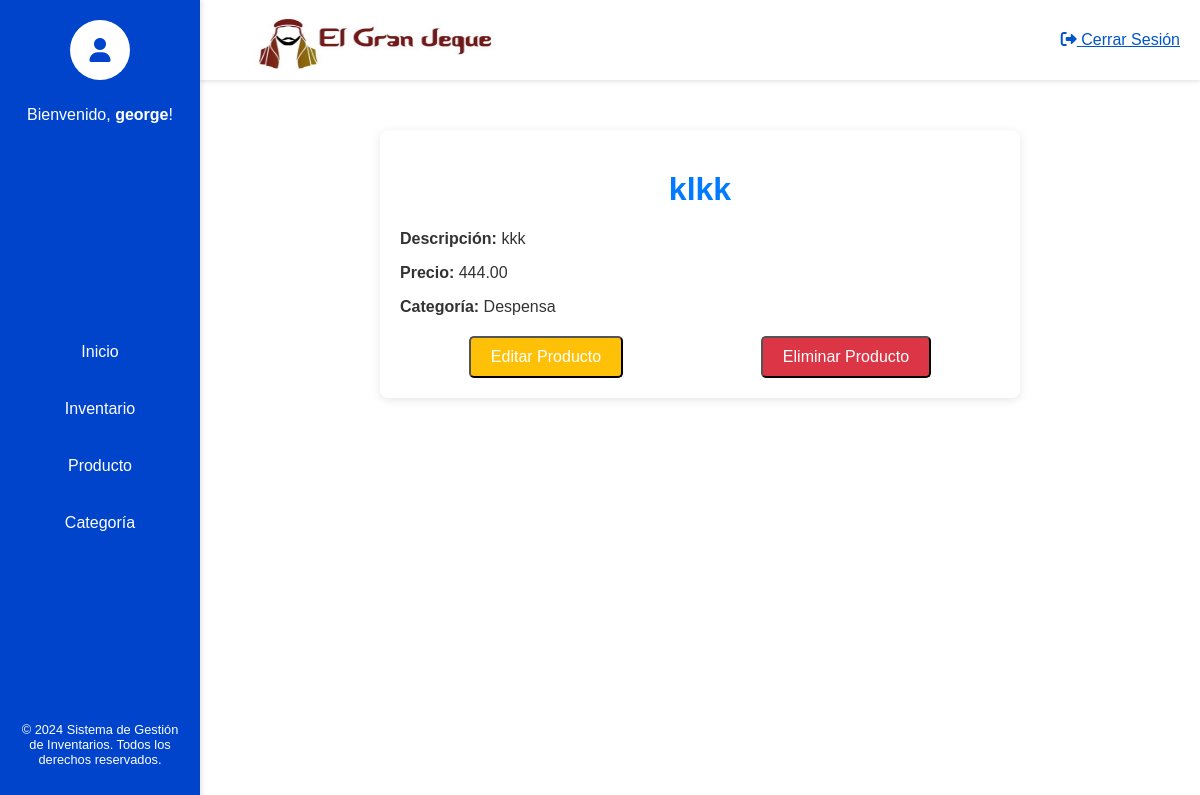
/home/productos/12/ (signed in), run on the app's committed database.
### inventa/models.py (models this page shows, shortened)
class Producto(models.Model):
    nombre=models.CharField(max_length=100)
    descripcion = models.TextField(blank=True, null=True)
    precio = models.DecimalField(max_digits=10, decimal_places=2)
    categoria = models.ForeignKey(Categoria, related_name='productos',on_delete=models.CASCADE)#no se agrega el on cascade para no eliminar categria con todos sus productos
    class Meta:
        verbose_name = 'Producto'
        verbose_name_plural = 'Productos'

class Categoria(models.Model):
    nombre=models.CharField("Nombre de Catedogia",max_length=150)
    observacion=models.CharField(("Observacion"), max_length=150)
    class Meta:
        verbose_name = 'Categoria'
        verbose_name_plural = 'Categorias'

### inventa/views.py (the view)
# urls.py: path('home/productos/<int:pk>/',ProductoDetailView.as_view(), name='detalle_producto'),
class ProductoDetailView(LoginRequiredMixin,DetailView):
    model = Producto
    template_name = "productos/detalle_producto.html"
    context_object_name='producto'
    def get_context_data(self, **kwargs):
        context = super().get_context_data(**kwargs)
        context['editar_producto'] = reverse_lazy('editar_producto', kwargs={'pk': self.object.pk})
        context['eliminar_producto'] = reverse_lazy('eliminar_producto', kwargs={'pk': self.object.pk})
        context['categorias'] = Categoria.objects.all()
        return context

### inventa/templates/productos/detalle_producto.html (shortened to what this page needs)
{% extends "base.html" %}
{% load static %}
{% block content %}
<link rel="stylesheet" href="{% static 'css/productos/detalle_producto.css' %}">
<div class="container">
    <h1>{{ producto.nombre }}</h1>
    <p><strong>Descripción:</strong> {{ producto.descripcion }}</p>
    <p><strong>Precio:</strong> {{ producto.precio }}</p>
    <p><strong>Categoría:</strong> {{ producto.categoria.nombre }}</p>
    <div class="actions">
        <button class="btn btn-warning" id="editBtn">Editar Producto</button>
        <form method="post" action="{% url 'eliminar_producto' producto.id %}" style="display:inline;">
            <button type="submit" class="btn btn-danger" onclick="return confirm('¿Estás seguro de que deseas eliminar este producto?');">Eliminar Producto</button>
        </form>
    </div>
</div>
{% endblock %}

### inventa/templates/base.html (shortened to what this page needs)
{% load static %}
<!DOCTYPE html>
<html lang="es">
<head>
    <link rel="stylesheet" href="{% static 'css/base.css' %}">
    <link rel="stylesheet" href="https://cdnjs.cloudflare.com/ajax/libs/font-awesome/6.0.0-beta3/css/all.min.css">
</head>
<body>
    <div class="layout">
        <nav class="navbar">
            <div class="user-info">
                <div class="avatar">
                    <i class="fas fa-user"></i>
                </div>
                <div class="welcome-message">
                    <p>Bienvenido, <strong>{{ user.username }}</strong>!</p>
                </div>
            </div>
            <ul>
                <li><a href="{% url 'home' %}"class="nav-link">Inicio</a></li>
                <li><a href="#" class="nav-link">Inventario</a></li>
                <li><a href="{% url 'productos' %}" class="nav-link">Producto</a></li>
                <li><a href="{% url 'categorias' %}" class="nav-link">Categoría</a></li>
            </ul>
            <div class="logout">
                <div class="info">
                    <p>&copy; 2024 Sistema de Gestión de Inventarios. Todos los derechos reservados.</p>
                </div>
            </div>
        </nav>
        <div class="content">
            <header>
                <img src="{% static 'imagenes/logo_el_gran_jeque.png' %}" alt="Logo" class="logo">
                <a  href="{% url 'logout' %}" class="logout-btn">
                    <i class="fas fa-sign-out-alt"></i> Cerrar Sesión
                </a>
            </header>
            <main>
                {% block content %}
                {% endblock  %}
        </div>
    </div>
</body>
</html>

### inventa/static/css/base.css (style rules this page uses)
body { font-family: Arial, sans-serif; margin: 0; padding: 0; color: #333; background-color: #f4f4f4; display: flex; flex-direction: column; min-height: 100vh; }
.user-info { display: flex; flex-direction: column; align-items: center; margin-bottom: 20px; }
.avatar { background-color: #fff; color: #0044cc; border-radius: 50%; width: 60px; height: 60px; display: flex; justify-content: center; align-items: center; font-size: 1.5rem; margin-bottom: 10px; }
.navbar { width: 200px; background-color: #0044cc; color: #fff; height: 100vh; position: fixed; top: 0; left: 0; padding: 20px; box-shadow: 2px 0 5px rgba(0, 0, 0, 0.1); box-sizing: border-box; display: flex; flex-direction: column; justify-content: space-between; }
.layout { display: flex; }
.navbar .welcome-message { margin-bottom: 20px; }
.navbar ul { list-style: none; padding: 0; margin: 0; }
.navbar ul li { margin-bottom: 15px; }
.navbar .nav-link { display: block; color: #fff; padding: 12px; text-decoration: none; border-radius: 5px; transition: background-color 0.3s; text-align: center; font-size: 1rem; }
.navbar .logout { display: flex; flex-direction: column; align-items: center; }
a.logout-btn { color: #0055cc; }
img { height: 100px; width: 300px; }
.navbar .info { text-align: center; font-size: 0.8rem; color: #fff; }
.content { margin-left: 200px; width: calc(100% - 200px); display: flex; flex-direction: column; }
header { background-color:#fff; color: #fff; padding: 10px 20px; box-shadow: 0 2px 4px rgba(0, 0, 0, 0.1); display: flex; justify-content: space-between; align-items: center; height: 60px; }
header .logo { height: 60px; margin: 0 auto; margin-left: 0; }
main { flex: 1; padding: 20px; }

### inventa/static/css/productos/detalle_producto.css (style rules this page uses)
body { background-color: #ffffff; font-family: Arial, sans-serif; }
.container { max-width: 600px; margin: 30px auto; padding: 20px; background-color: #fff; border-radius: 8px; box-shadow: 0 2px 10px rgba(0, 0, 0, 0.1); }
h1 { color: #007bff; text-align: center; }
.actions { display: flex; justify-content: space-around; margin-top: 20px; }
.btn-warning { background-color: #ffc107; color: #fff; }
.btn-danger { background-color: #dc3545; color: #fff; }
.btn { display: inline-block; padding: 10px 20px; font-size: 16px; text-decoration: none; border-radius: 5px; transition: background-color 0.3s; }

### data on the page
Producto: nombre "klkk", descripcion "kkk", precio "444.00", categoria.nombre "Despensa"

### other printed values
{{ user.username }} "george"
